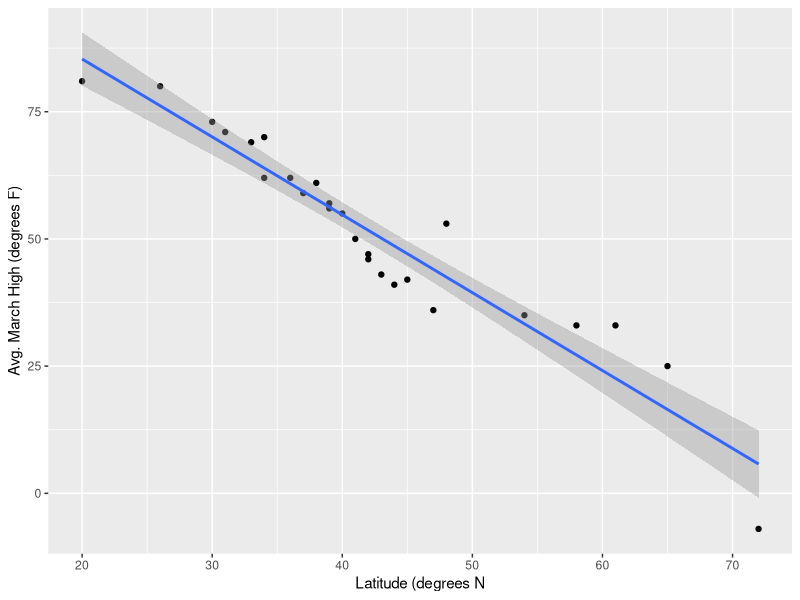

Write R code to recreate this figure.
#John LeSage
#Biocomputing Exercise 9, 11/14/23

#Question 1
setwd("~/Desktop/Exercise9")
#navigates R to Exercise 9 directory, where the appropriate files are stored
library(ggplot2)
library(cowplot)
temps <- read.table("temps.txt", header=TRUE, sep=",", stringsAsFactors=FALSE)
#setting up data frame and appropriate R packages
ggplot(data=temps, aes(x=Latitude, y=AvgHigh)) + geom_point() + xlab("Latitude (degrees N") + ylab("Avg. March High (degrees F)") + stat_smooth(method = "lm")